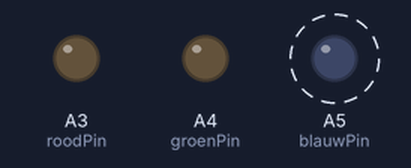
Bench run of a sketch on a simulated Arduino Uno, built with avr-gcc and run on an emulated ATmega328P. Shown: output pins drawn as LEDs (lit = HIGH). Dashed ring = blinking.

Above: at 0.3 s.
Timing chart, 0 to 3.0 s (numbered marks = the images above):
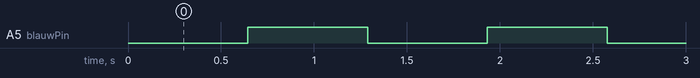

Measured:
- by itself, A5 (blauwPin): alternates HIGH for 0.64 s and LOW for 0.64 s

The sketch:

opdracht-6.ino
```cpp
const int roodPin = A3;
const int groenPin = A4;
const int blauwPin = A5;


void setup()
{
  pinMode(roodPin, INPUT); // Rood
  pinMode(groenPin, INPUT); // Groen
  pinMode(blauwPin, INPUT); // Blauw
}

void loop() {
  // 3 for loops om door alle kleuren heen te gaan
  for(int rood = 0; rood < 256; rood++) {
    for(int groen = 0; groen < 256; groen++) {
      for(int blauw = 0; blauw < 256; blauw++) {
        analogWrite(roodPin, rood);
        analogWrite(groenPin, groen);
        analogWrite(blauwPin, blauw);
        delay(5);  // 0.005 seconden delay (want er zijn 16581375 combinaties mogenlijk)
      }
    }
  }
}
```
